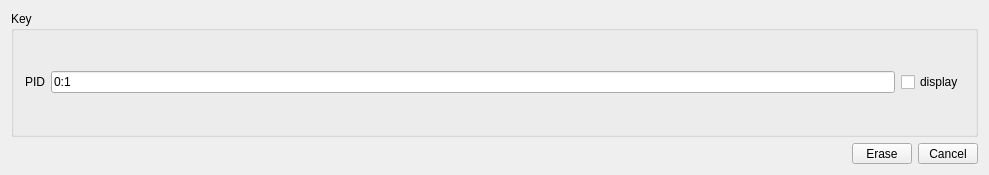
<?xml version="1.0" encoding="UTF-8"?>
<ui version="4.0">
 <class>EraseModelDlg</class>
 <widget class="QDialog" name="EraseModelDlg">
  <property name="geometry">
   <rect>
    <x>0</x>
    <y>0</y>
    <width>989</width>
    <height>175</height>
   </rect>
  </property>
  <property name="windowTitle">
   <string>EraseModelDlg</string>
  </property>
  <layout class="QVBoxLayout" name="verticalLayout" stretch="0,0">
   <item>
    <widget class="QGroupBox" name="groupBox_3">
     <property name="title">
      <string>Key</string>
     </property>
     <layout class="QGridLayout" name="gridLayout_4">
      <item row="0" column="1">
       <widget class="QLineEdit" name="lineEdit_PID">
        <property name="text">
         <string>0:1</string>
        </property>
       </widget>
      </item>
      <item row="0" column="0">
       <widget class="QLabel" name="label_9">
        <property name="text">
         <string>PID</string>
        </property>
       </widget>
      </item>
      <item row="0" column="2">
       <widget class="QCheckBox" name="checkBox">
        <property name="text">
         <string>display</string>
        </property>
       </widget>
      </item>
     </layout>
    </widget>
   </item>
   <item>
    <layout class="QHBoxLayout" name="horizontalLayout">
     <item>
      <spacer name="horizontalSpacer">
       <property name="orientation">
        <enum>Qt::Horizontal</enum>
       </property>
       <property name="sizeHint" stdset="0">
        <size>
         <width>40</width>
         <height>20</height>
        </size>
       </property>
      </spacer>
     </item>
     <item>
      <widget class="QToolButton" name="toolButton_ok">
       <property name="sizePolicy">
        <sizepolicy hsizetype="Preferred" vsizetype="Fixed">
         <horstretch>0</horstretch>
         <verstretch>0</verstretch>
        </sizepolicy>
       </property>
       <property name="minimumSize">
        <size>
         <width>60</width>
         <height>0</height>
        </size>
       </property>
       <property name="text">
        <string>Erase</string>
       </property>
      </widget>
     </item>
     <item>
      <widget class="QToolButton" name="toolButton_cancel">
       <property name="sizePolicy">
        <sizepolicy hsizetype="Fixed" vsizetype="Fixed">
         <horstretch>40</horstretch>
         <verstretch>0</verstretch>
        </sizepolicy>
       </property>
       <property name="minimumSize">
        <size>
         <width>60</width>
         <height>0</height>
        </size>
       </property>
       <property name="text">
        <string>Cancel</string>
       </property>
      </widget>
     </item>
    </layout>
   </item>
  </layout>
 </widget>
 <layoutdefault spacing="6" margin="11"/>
 <resources/>
 <connections>
  <connection>
   <sender>toolButton_cancel</sender>
   <signal>clicked()</signal>
   <receiver>EraseModelDlg</receiver>
   <slot>reject()</slot>
   <hints>
    <hint type="sourcelabel">
     <x>341</x>
     <y>197</y>
    </hint>
    <hint type="destinationlabel">
     <x>157</x>
     <y>199</y>
    </hint>
   </hints>
  </connection>
 </connections>
</ui>
